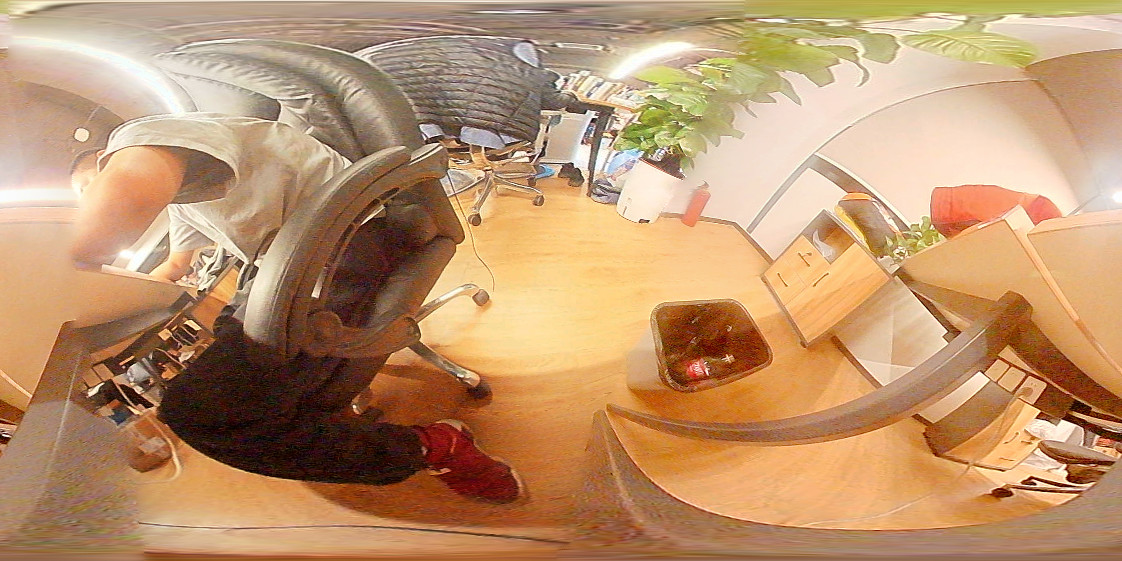
#> input picture 360/image0 - image2b1.jpg, 1122 x 561 px
$ python littlePlanet.py
#> lines starting #> are read from the running program, lines starting #| are printed output that depends on the picture
import cv2 as cv2
import numpy as np
from scipy import interpolate
import math
import time
import sys

def calcOffset (i,j):
    return i - j/2

def calcR (x,y):
    return np.sqrt(calcOffset(x,width)**2 + calcOffset(y,height)**2)

def calcRho (x,y):
    return np.divide(calcR(x,y),length)

def calcTheta (x,y):
    return 2 * np.arctan(calcRho(x,y))

def calcLongitude (x,y):
    return np.arctan2(calcOffset(y,height),calcOffset(x,width))


startTime = time.time()
img = cv2.imread("image0 - image2b1.jpg")
#> img is the input picture: shape (561, 1122, 3); mean B, G, R 109.8, 148, 188.8
print(sys._getframe().f_lineno, time.time() - startTime)

if img is None:
    print("Could not load image")

img = cv2.normalize(img.astype('float'), None, 0.0, 1.0, cv2.NORM_MINMAX)
print(sys._getframe().f_lineno, time.time() - startTime)
#img = cv.resize(img, (int(round((img.shape[1]*0.05))),int(round((img.shape[0]*0.05)))))
width = img.shape[1]
#> width = 1122
height = img.shape[0]
#> height = 561
radians = 2*math.pi/width;
#> radians = 0.0056
length = width/10
#> length = 112.2
print(sys._getframe().f_lineno, time.time() - startTime)
x = np.arange(1,width+1)
#> x = 1122 values from 1 to 1122
y = np.arange(1,height+1)
#> y = 561 values from 1 to 561
print(sys._getframe().f_lineno, time.time() - startTime)
[a, b] = np.meshgrid(x,y)
latitude = calcTheta(a,b)
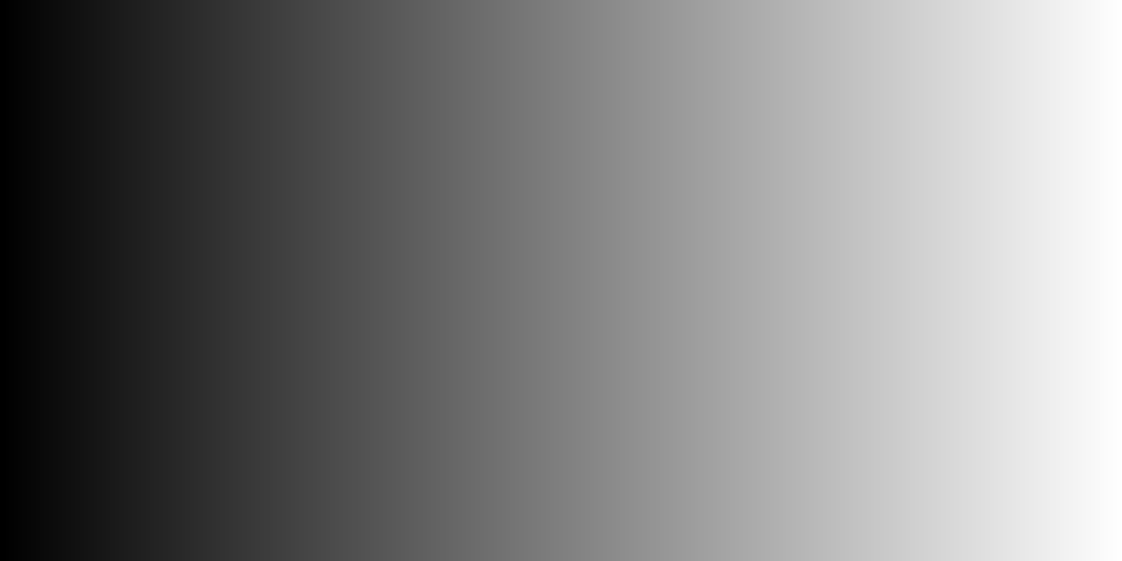
#> a: shape (561, 1122) int64; min 1, max 1122, mean 561.5; drawn with min black and max white
longitude = calcLongitude(a,b) - math.pi/4
latitude = np.mod(latitude + math.pi, math.pi) - math.pi/2
longitude = np.mod(longitude + math.pi*2, math.pi*2) - math.pi
print(sys._getframe().f_lineno, time.time() - startTime)
Xq = width/2.0-(-longitude/radians)
Yq = height/2.0-(latitude/radians)

output = np.zeros([height,width,3]);
print(sys._getframe().f_lineno, time.time() - startTime)
# apply transformation to red green and blue channels separately
for i in range(0,3):
    f = interpolate.RectBivariateSpline(x,y,img[:,:,i].T)
    output[:,:,i]= f(Xq, Yq,grid=False)
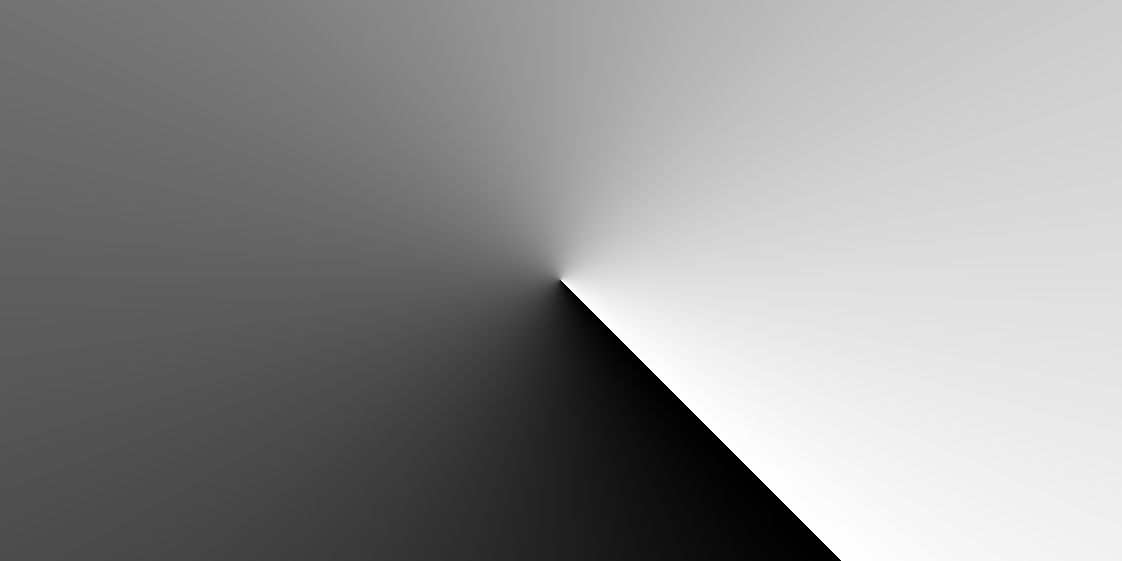
#> Xq: shape (561, 1122) float64; min 0.159, max 1121.8, mean 631.1; drawn with min black and max white
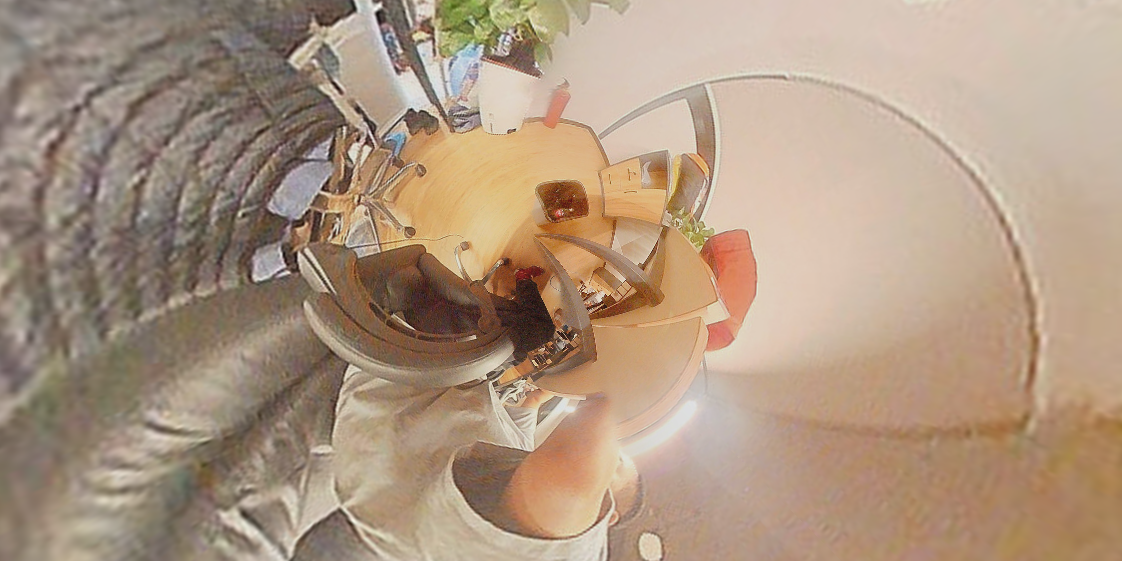
#> output: shape (561, 1122, 3) float64; mean B, G, R 0.538, 0.642, 0.753; drawn with min black and max white
print(sys._getframe().f_lineno, time.time() - startTime)
# cv2.imshow("Display",output)

# k = cv2.waitKey(0)

# cv2.waitKey(0) # waits until key is pressed
# cv2.destroyAllWindows() # destroys window
output = output * 255
cv2.imwrite('littlePlanet.jpg',output)
print(sys._getframe().f_lineno, time.time() - startTime)

$ run again, with 360/image0 - image2.jpg copied over 360/image0 - image2b1.jpg
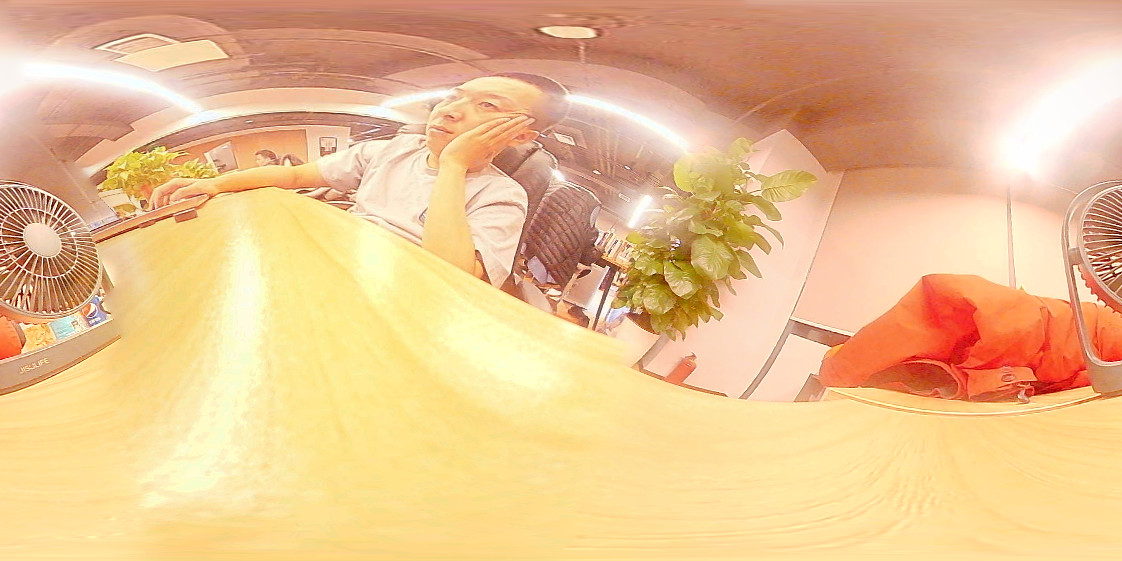
#> input picture 360/image0 - image2.jpg, 1122 x 561 px
#> img is the input picture: shape (561, 1122, 3); mean B, G, R 143.9, 193.7, 235.4
#> after the loop `for i in range(0,3):`:
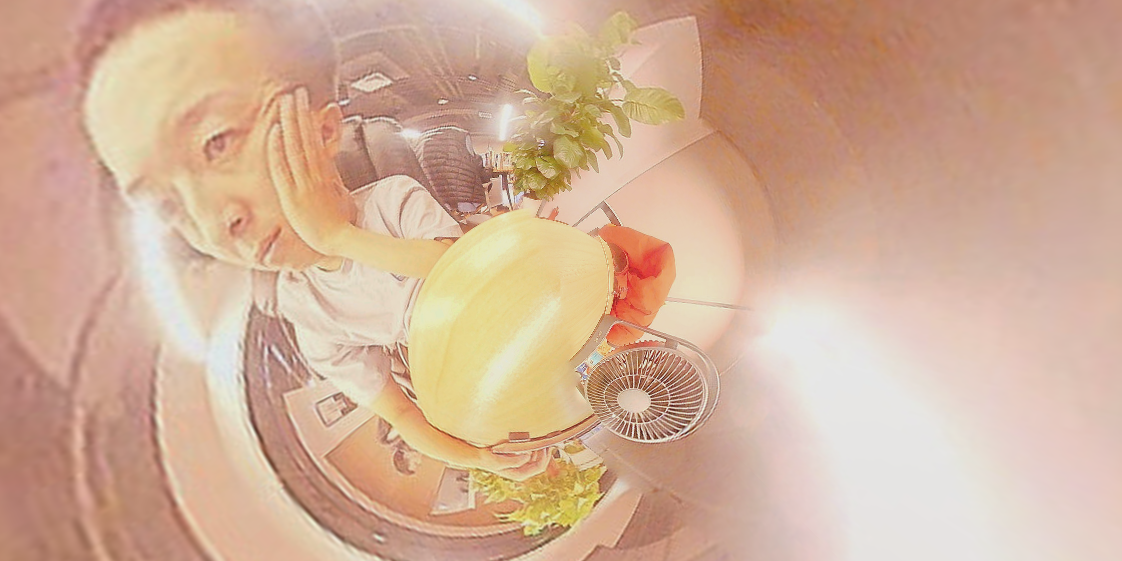
#> output: shape (561, 1122, 3) float64; mean B, G, R 0.602, 0.722, 0.894; drawn with min black and max white
